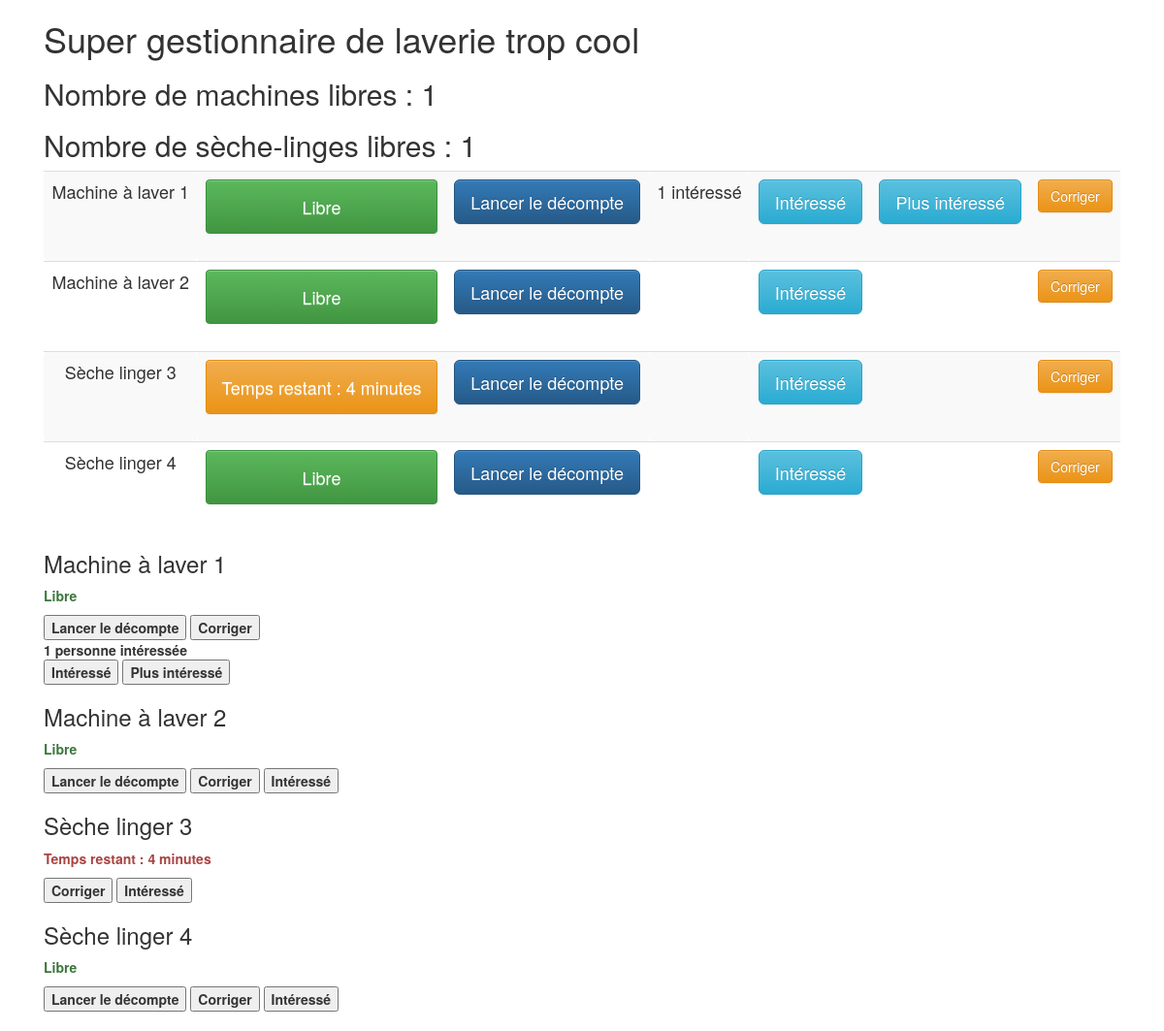
The app's page /laverie/corriger_decompte/3/3 with its own data.
### laverie/models.py (models this page shows, shortened)
class Appareil(models.Model):
    duree = models.IntegerField(default=50)
    heure_fin = models.DateTimeField(default=timezone.now)
    temps_restant = models.DurationField(default=timezone.timedelta(),null=True)
    interesses = models.IntegerField(default=0)
    libre = models.BooleanField(default=True)
    TYPES = (
        ('machine', 'Machine à laver'),
        ('seche_linge', 'Sèche linge'),
    )
    type = models.CharField(max_length=20, choices=TYPES, default='machine')
    def __str__(self):
        if self.type == 'machine':
            type = 'Machine à laver'
        else:
            type = 'Sèche linger'
        return type + " " + str(self.id)
    def actualiser(self):
        temps_restant = self.temps_restant = self.heure_fin - timezone.now()
        if self.libre:
            if temps_restant.days >= 0:
                self.libre = False
        else:
            if temps_restant.days >= 0:
                self.temps_restant = temps_restant
            else:
                self.libre = True
                self.temps_restant = timezone.timedelta()
        self.save()
    def get_minutes_restantes(self):
        return (60+self.temps_restant.seconds)//60
    def reste_longtemps(self):
        return self.get_minutes_restantes() > 15

### laverie/views.py (the view)
# urls.py: url(r'corriger_decompte/(?P<id>[0-9]+)/(?P<valeur>[0-9]+)$', views.corriger_decompte, name='corriger_decompte'),
def corriger_decompte(request, id, valeur):
    print("Correction de " + str(id))
    appareil = Appareil.objects.get(id=id)
    print("Heure de fin valait " + str(appareil.heure_fin))
    appareil.heure_fin = timezone.now() + timezone.timedelta(minutes=int(valeur))
    appareil.save()
    appareil.actualiser()
    print("Heure de fin vaut maintenant " + str(appareil.heure_fin))
    return index(request)

### laverie/views.py (called while the page is built)
def index(request):
    appareils = Appareil.objects.all()
    nb_machines_libres = Appareil.objects.filter(type="machine", libre=True).count()
    nb_seche_linges_libres = Appareil.objects.filter(type="seche_linge", libre=True).count()
    for a in appareils:
        a.actualiser()
        a.save()
    return render(request, 'laverie/index.html', locals())

### laverie/templates/laverie/index.html (shortened to what this page needs)
<!DOCTYPE html>
<html lang="fr">
<head>
    <link rel="stylesheet" href="https://maxcdn.bootstrapcdn.com/bootstrap/3.3.6/css/bootstrap.min.css">
    <link rel="stylesheet" href="https://maxcdn.bootstrapcdn.com/bootstrap/3.3.6/css/bootstrap-theme.min.css">
</head>
<body>
<div class="container" >
    <div class="col-xs-12">
        <h1>Super gestionnaire de laverie trop cool</h1>
        <h2>Nombre de machines libres : {{ nb_machines_libres }} </h2>
        <h2>Nombre de sèche-linges libres :  {{ nb_seche_linges_libres }} </h2>
        <table class="table table-striped text-center">
            <tbody>
            {% for appareil in appareils %}
                <tr>
                    <td class="btn-lg">{{ appareil }}</td>
                    <td>
                        {% if appareil.libre %}
                            <p class="alert btn-success btn-lg">Libre</p>
                        {% else %}
                            {% if appareil.reste_longtemps %}
                                <p class="alert btn-danger btn-lg">
                                    Temps restant : {{ appareil.get_minutes_restantes }} minutes
                                </p>
                            {% else %}
                                <p class="alert btn-warning btn-lg">
                                    Temps restant : {{ appareil.get_minutes_restantes }} minutes
                                </p>
                            {% endif %}
                        {% endif %}
                    </td>
                    <td>
                        <button type="button" class="btn btn-lg btn-primary" onclick="lancer_decompte({{ appareil.id }})">Lancer le décompte</button>
                    </td>
                    <td class="btn-lg">
                        {% if appareil.interesses == 1 %}
                            1 intéressé
                        {% elif appareil.interesses > 1 %}
                            {{ appareil.interesses }} intéressés
                        {% endif %}
                    </td>
                    <td>
                        <button type="button" class="btn btn-lg btn-info" onclick="interesse({{ appareil.id }})">Intéressé</button>
                    </td>
                    <td>
                        {% if appareil.interesses != 0 %}
                            <button type="button" class="btn btn-lg btn-info" onclick="plus_interesse({{ appareil.id }})">Plus intéressé</button>
                        {% endif %}
                    </td>
                    <td>
                        <button type="button" class="btn btn-warning" data-toggle="modal" data-target="#popUpWindow">Corriger</button>
                    </td>
                </tr>
            {% endfor %}
            </tbody>
        </table>
        <dl>
            {% for appareil in appareils %}
                <dt>
                <h3>{{ appareil }}</h3>
                {% if appareil.libre %}
                    <p class="text-success">
                        Libre
                    </p>
                    <button onclick="lancer_decompte({{ appareil.id }})">Lancer le décompte</button>
                {% else %}
                    <p class="text-danger">
                        Temps restant : {{ appareil.get_minutes_restantes }} minutes
                    </p>
                {% endif %}
                <button onclick="apparition_formulaire({{ appareil.id }})">Corriger</button>
                {% if appareil.interesses == 1 %}
                    <div>
                        1 personne intéressée
                    </div>
                {% elif appareil.interesses > 1 %}
                    {{ appareil.interesses }} personnes intéressées
                {% endif %}
                <button onclick="interesse({{ appareil.id }})">Intéressé</button>
                {% if appareil.interesses != 0 %}
                    <button onclick="plus_interesse({{ appareil.id }})">Plus intéressé</button>
                {% endif %}
                </dt>
            {% endfor %}
        </dl>
    </div>
</div>
</body>
</html>

### records on screen
Appareil: type+id "Machine à laver 1", libre "Libre", interesses "1 intéressé"
Appareil: type+id "Machine à laver 2", libre "Libre"
Appareil: type+id "Sèche linger 3", get_minutes_restantes "4"
Appareil: type+id "Sèche linger 4", libre "Libre"

### other values on screen
{{ nb_machines_libres }} "1"
{{ nb_seche_linges_libres }} "1"
